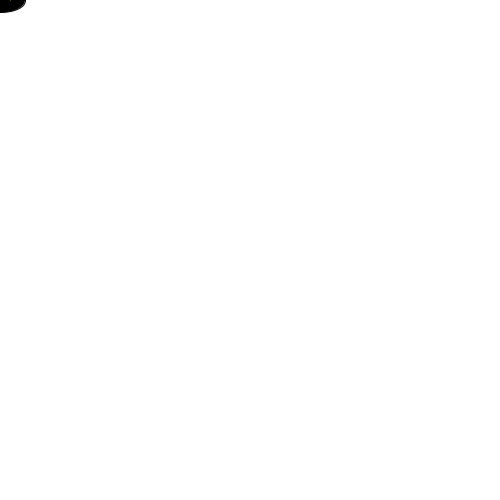
Frame 1 (no input)
Frame 60 (the mouse pressed at the canvas centre just before this capture): identical to frame 1, image omitted
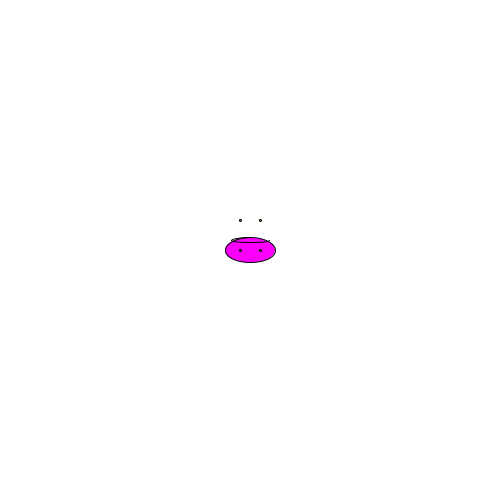
Frame 120 (the mouse held since frame 60 and released just before this capture)

The Processing sketch that drew these frames (run headless with seeded random() and noise(); from frame 60 on, the mouse is pressed at the canvas centre):

// Processing sketch: processing_63786
// ── processing_63786.pde

void setup(){
size(500,500);
}

void draw(){
background(255);
smooth();
//body
fill(mouseX,0,mouseY);
ellipseMode(CENTER);
ellipse(mouseX,mouseY,50,25);

//roga
noFill();
arc(mouseX,mouseY-10,38,5,0,TWO_PI-PI/2);
fill(200,100,0);
ellipse(mouseX-10,mouseY-30,2,2);
fill(200,100,0);
ellipse(mouseX+10,mouseY-30,2,2);

//eyes
fill(100,200,0);
ellipse(mouseX-10,mouseY,2,2);
fill(100,200,0);
ellipse(mouseX+10,mouseY,2,2);
}

void mousePressed() {
  println("Take me to your leader!");
}
